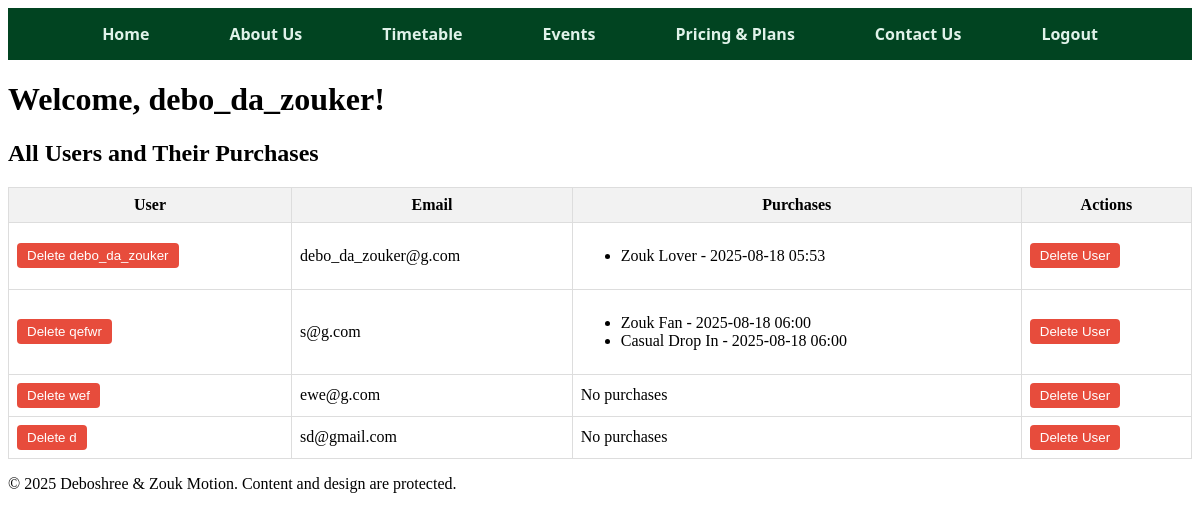
The app's page /dashboard (signed in) with its own data.
### app.py (models this page shows)
class User(db.Model):
    id = db.Column(db.Integer, primary_key=True)
    name = db.Column(db.String(150))
    email = db.Column(db.String(150), unique=True, nullable=False)
    password = db.Column(db.String(200), nullable=False)

class Purchase(db.Model):
    id = db.Column(db.Integer, primary_key=True)
    user_id = db.Column(db.Integer, db.ForeignKey('user.id'), nullable=False)
    plan_name = db.Column(db.String(100), nullable=False)
    timestamp = db.Column(db.DateTime, default=datetime.utcnow)
    user = db.relationship('User', backref=db.backref('purchases', lazy=True))

### app.py (the view)
@app.route('/dashboard')
def dashboard():
    if 'username' not in session:
        flash('Please log in first.')
        return redirect(url_for('login'))
    admin_email = "debo_da_zouker"
    is_admin = (session.get('username') == admin_email)
    print(f"session.get('username')={session.get('username')} and admin email = {admin_email}" )
    print(f"Is admin: {is_admin}")
    if is_admin:
        users = User.query.order_by(User.id).all()
        return render_template('dashboard.html', username=session['username'], users=users, is_admin=True)
    else:
        purchases = Purchase.query.filter_by(user_id=session['user_id']).order_by(Purchase.timestamp.desc()).all()
        return render_template('dashboard.html', username=session['username'], purchases=purchases, is_admin=False)

### templates/dashboard.html (shortened to what this page needs)
<!DOCTYPE html>
<html>
<head>
    <link rel="stylesheet" href="{{ url_for('static', filename='styles.css') }}">
</head>
<body class="bg-gray-900 text-white font-sans p-8">
    <header>
        <nav>
            <div class="nav-container">
                <ul class="top-nav">
                    <li><a href="{{ url_for('dashboard') }}">Home</a></li>
                    <li><a href="{{ url_for('about') }}">About Us</a></li>
                    <li><a href="timetable.html">Timetable</a></li>
                    <li><a href="events.html">Events</a></li>
                    <li><a href="{{ url_for('pricing') }}">Pricing & Plans</a></li>
                    <li><a href="contact.html">Contact Us</a></li>
                    <li><a href="{{ url_for('logout') }}">Logout</a></li>
                </ul>
            </div>
        </nav>
    </header>
    <h1>Welcome, {{ username }}!</h1>
    {% if is_admin %}
        <h2>All Users and Their Purchases</h2>
        <table>
            <thead>
                <tr>
                    <th>User</th>
                    <th>Email</th>
                    <th>Purchases</th>
                    <th>Actions</th>
                </tr>
            </thead>
            <tbody>
                {% for user in users %}
                <tr>
                    <td>
                        <form action="{{ url_for('delete_user', user_id=user.id) }}" method="POST" onsubmit="return confirm('Are you sure you want to delete this user and all their purchases?');">
                            <button type="submit">Delete {{user.name}}</button>
                        </form>
                    </td>
                    <td>{{ user.email }}</td>
                    <td>
                        {% if user.purchases %}
                            <ul>
                            {% for p in user.purchases %}
                                <li>{{ p.plan_name }} - {{ p.timestamp.strftime('%Y-%m-%d %H:%M') }}</li>
                            {% endfor %}
                            </ul>
                        {% else %}
                            No purchases
                        {% endif %}
                    </td>
                    <td>
                        <form action="{{ url_for('delete_user', user_id=user.id) }}" method="POST" onsubmit="return confirm('Are you sure you want to delete this user and all their purchases?');">
                            <button type="submit">Delete User</button>
                        </form>
                    </td>
                </tr>
                {% endfor %}
            </tbody>
        </table>
    {% endif %}
</body>
<footer>
    <p>&copy; 2025 Deboshree & Zouk Motion. Content and design are protected.</p>
</footer>
</html>

### static/styles.css (style rules this page uses)
.top-nav { list-style: none; margin: 0; padding: 0; background-color: #014421; display: flex; justify-content: center; gap: 40px; font-family: 'Segoe UI', Tahoma, Geneva, Verdana, sans-serif; }
.top-nav li { display: inline; }
.top-nav a { display: block; padding: 15px 20px; text-decoration: none; color: #e0f2e9; font-weight: bold; border-radius: 5px; transition: background-color 0.3s ease; }

### templates/dashboard.html (style rules this page uses)
table { border-collapse: collapse; width: 100%; }
th, td { border: 1px solid #ddd; padding: 8px; }
th { background-color: #f2f2f2; }
button { padding: 5px 10px; background-color: #e74c3c; color: white; border: none; border-radius: 4px; cursor: pointer; }

### records on screen
User: name "debo_da_zouker", email "debo_da_zouker@g.com"
Purchase: plan_name "Zouk Lover", timestamp "2025-08-18 05:53"
User: name "qefwr", email "s@g.com"
Purchase: plan_name "Zouk Fan", timestamp "2025-08-18 06:00"
Purchase: plan_name "Casual Drop In", timestamp "2025-08-18 06:00"
User: name "wef", email "ewe@g.com", shows "No purchases"
User: name "d", email "sd@gmail.com", shows "No purchases"
